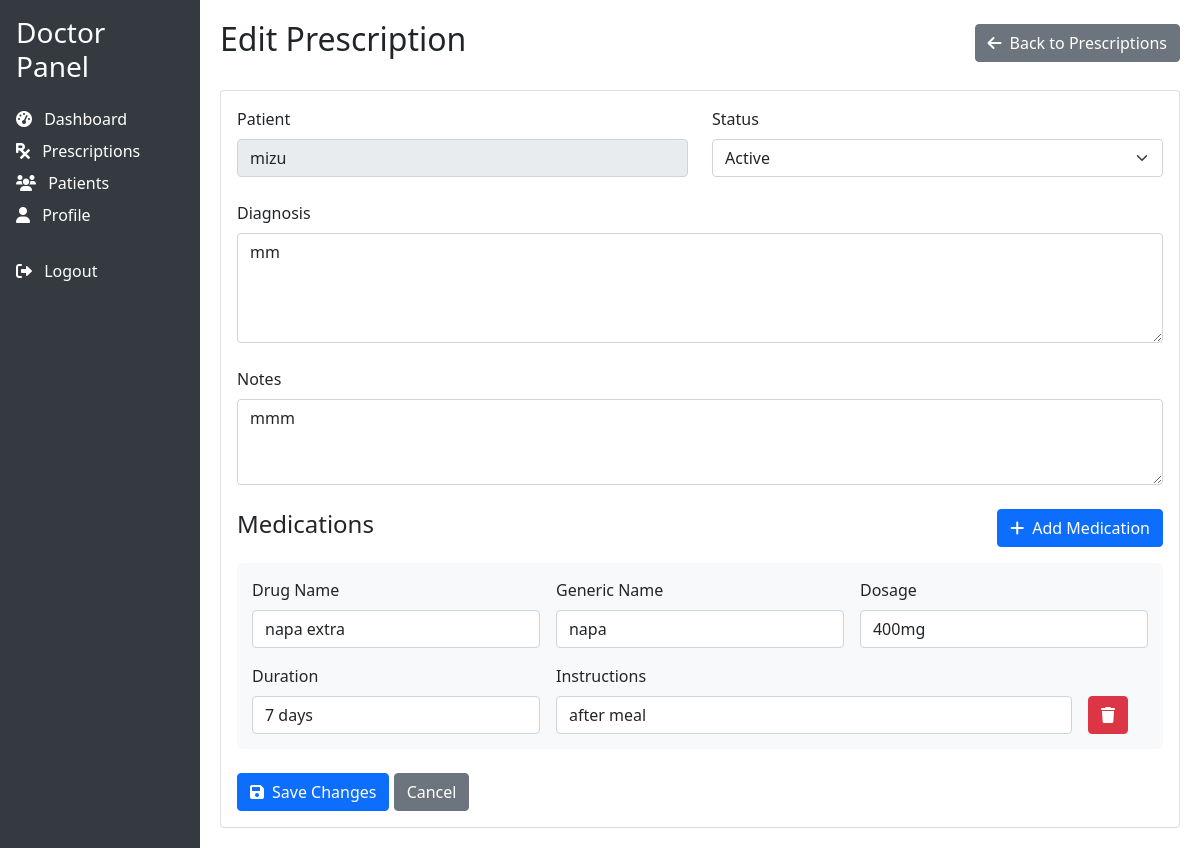
Page /doctor/edit-prescription.php?id=5 (signed in) on the committed database.
### tables this page shows
CREATE TABLE `prescriptions` (
  `id` int(11) NOT NULL,
  `doctor_id` int(11) NOT NULL,
  `patient_id` int(11) NOT NULL,
  `diagnosis` text NOT NULL,
  `notes` text DEFAULT NULL,
  `status` enum('active','completed','cancelled') DEFAULT 'active',
  `created_at` timestamp NOT NULL DEFAULT current_timestamp(),
  `updated_at` timestamp NOT NULL DEFAULT current_timestamp() ON UPDATE current_timestamp()
);

CREATE TABLE `users` (
  `id` int(11) NOT NULL,
  `name` varchar(100) NOT NULL,
  `email` varchar(100) NOT NULL,
  `password` varchar(255) NOT NULL,
  `role` enum('patient','doctor','pharmacist','admin') NOT NULL,
  `medical_id` varchar(50) DEFAULT NULL,
  `reset_token` varchar(64) DEFAULT NULL,
  `reset_token_expiry` datetime DEFAULT NULL,
  `created_at` datetime DEFAULT current_timestamp(),
  `updated_at` datetime DEFAULT current_timestamp() ON UPDATE current_timestamp()
);

CREATE TABLE `prescription_medications` (
  `id` int(11) NOT NULL,
  `prescription_id` int(11) NOT NULL,
  `drug_name` varchar(255) NOT NULL,
  `generic_name` varchar(255) DEFAULT NULL,
  `dosage` varchar(100) NOT NULL,
  `duration` varchar(100) NOT NULL,
  `instructions` text DEFAULT NULL,
  `created_at` timestamp NOT NULL DEFAULT current_timestamp()
);

### doctor/edit-prescription.php (the view, shortened to what this page needs)
<?php
require_once '../config/database.php';
$prescription_id = isset($_GET['id']) ? (int)$_GET['id'] : 0;
$sql = "SELECT p.*, pt.name as patient_name
        FROM prescriptions p
        JOIN users pt ON p.patient_id = pt.id
        WHERE p.id = ? AND p.doctor_id = ?";
$stmt = mysqli_prepare($conn, $sql);
mysqli_stmt_bind_param($stmt, "ii", $prescription_id, $_SESSION['user_id']);
mysqli_stmt_execute($stmt);
$result = mysqli_stmt_get_result($stmt);
$prescription = mysqli_fetch_assoc($result);
$sql = "SELECT * FROM prescription_medications WHERE prescription_id = ? ORDER BY id";
$stmt = mysqli_prepare($conn, $sql);
mysqli_stmt_bind_param($stmt, "i", $prescription_id);
mysqli_stmt_execute($stmt);
$medications_result = mysqli_stmt_get_result($stmt);
$medications = [];
while ($row = mysqli_fetch_assoc($medications_result)) {
    $medications[] = $row;
}
?>
<!DOCTYPE html>
<html lang="en">
<head>
    <link href="https://cdn.jsdelivr.net/npm/bootstrap@5.1.3/dist/css/bootstrap.min.css" rel="stylesheet">
    <link href="https://cdnjs.cloudflare.com/ajax/libs/font-awesome/6.0.0/css/all.min.css" rel="stylesheet">
</head>
<body>
    <div class="container-fluid">
        <div class="row">
            <div class="col-md-3 col-lg-2 sidebar p-3">
                <h3 class="mb-4">Doctor Panel</h3>
                <ul class="nav flex-column">
                    <li class="nav-item mb-2">
                        <a href="dashboard.php">
                            <i class="fas fa-tachometer-alt me-2"></i> Dashboard
                        </a>
                    </li>
                    <li class="nav-item mb-2">
                        <a href="prescriptions.php" class="active">
                            <i class="fas fa-prescription me-2"></i> Prescriptions
                        </a>
                    </li>
                    <li class="nav-item mb-2">
                        <a href="patients.php">
                            <i class="fas fa-users me-2"></i> Patients
                        </a>
                    </li>
                    <li class="nav-item mb-2">
                        <a href="profile.php">
                            <i class="fas fa-user me-2"></i> Profile
                        </a>
                    </li>
                    <li class="nav-item mt-4">
                        <a href="../logout.php">
                            <i class="fas fa-sign-out-alt me-2"></i> Logout
                        </a>
                    </li>
                </ul>
            </div>
            <div class="col-md-9 col-lg-10 main-content">
                <div class="d-flex justify-content-between align-items-center mb-4">
                    <h2>Edit Prescription</h2>
                    <a href="prescriptions.php" class="btn btn-secondary">
                        <i class="fas fa-arrow-left me-2"></i>Back to Prescriptions
                    </a>
                </div>
                <div class="card">
                    <div class="card-body">
                        <form method="POST" action="" id="prescriptionForm">
                            <div class="row mb-4">
                                <div class="col-md-6">
                                    <label class="form-label">Patient</label>
                                    <input type="text" class="form-control" value="<?php echo htmlspecialchars($prescription['patient_name']); ?>" readonly>
                                </div>
                                <div class="col-md-6">
                                    <label class="form-label">Status</label>
                                    <select name="status" class="form-select" required>
                                        <option value="active" <?php echo $prescription['status'] === 'active' ? 'selected' : ''; ?>>Active</option>
                                    </select>
                                </div>
                            </div>
                            <div class="mb-4">
                                <label class="form-label">Diagnosis</label>
                                <textarea name="diagnosis" class="form-control" rows="4" required><?php echo htmlspecialchars($prescription['diagnosis']); ?></textarea>
                            </div>
                            <div class="mb-4">
                                <label class="form-label">Notes</label>
                                <textarea name="notes" class="form-control" rows="3"><?php echo htmlspecialchars($prescription['notes']); ?></textarea>
                            </div>
                            <div class="mb-4">
                                <div class="d-flex justify-content-between align-items-center mb-3">
                                    <h4>Medications</h4>
                                    <button type="button" class="btn btn-primary" onclick="addMedication()">
                                        <i class="fas fa-plus me-2"></i>Add Medication
                                    </button>
                                </div>
                                <div id="medications">
                                    <?php foreach ($medications as $index => $medication): ?>
                                        <div class="medication-row">
                                            <div class="row g-3">
                                                <div class="col-md-4">
                                                    <label class="form-label">Drug Name</label>
                                                    <input type="text" name="medications[<?php echo $index; ?>][drug_name]" class="form-control" value="<?php echo htmlspecialchars($medication['drug_name']); ?>" required>
                                                </div>
                                                <div class="col-md-4">
                                                    <label class="form-label">Generic Name</label>
                                                    <input type="text" name="medications[<?php echo $index; ?>][generic_name]" class="form-control" value="<?php echo htmlspecialchars($medication['generic_name']); ?>">
                                                </div>
                                                <div class="col-md-4">
                                                    <label class="form-label">Dosage</label>
                                                    <input type="text" name="medications[<?php echo $index; ?>][dosage]" class="form-control" value="<?php echo htmlspecialchars($medication['dosage']); ?>" required>
                                                </div>
                                                <div class="col-md-4">
                                                    <label class="form-label">Duration</label>
                                                    <input type="text" name="medications[<?php echo $index; ?>][duration]" class="form-control" value="<?php echo htmlspecialchars($medication['duration']); ?>" required>
                                                </div>
                                                <div class="col-md-7">
                                                    <label class="form-label">Instructions</label>
                                                    <input type="text" name="medications[<?php echo $index; ?>][instructions]" class="form-control" value="<?php echo htmlspecialchars($medication['instructions']); ?>" required>
                                                </div>
                                                <div class="col-md-1 d-flex align-items-end">
                                                    <button type="button" class="btn btn-danger" onclick="removeMedication(this)">
                                                        <i class="fas fa-trash"></i>
                                                    </button>
                                                </div>
                                            </div>
                                        </div>
                                    <?php endforeach; ?>
                                </div>
                            </div>
                            <div class="mt-4">
                                <button type="submit" class="btn btn-primary">
                                    <i class="fas fa-save me-2"></i>Save Changes
                                </button>
                                <a href="prescriptions.php" class="btn btn-secondary">Cancel</a>
                            </div>
                        </form>
                    </div>
                </div>
            </div>
        </div>
    </div>
</body>
</html>

### doctor/edit-prescription.php (style rules this page uses)
.sidebar { min-height: 100vh; background-color: #343a40; color: white; }
.sidebar a { color: white; text-decoration: none; }
.main-content { padding: 20px; }
.medication-row { background-color: #f8f9fa; padding: 15px; margin-bottom: 15px; border-radius: 5px; }

### rows in the picture
prescriptions: patient.name "mizu", status "Active", diagnosis "mm", notes "mmm"
prescription_medications: drug_name "napa extra", generic_name "napa", dosage "400mg", duration "7 days", instructions "after meal"
